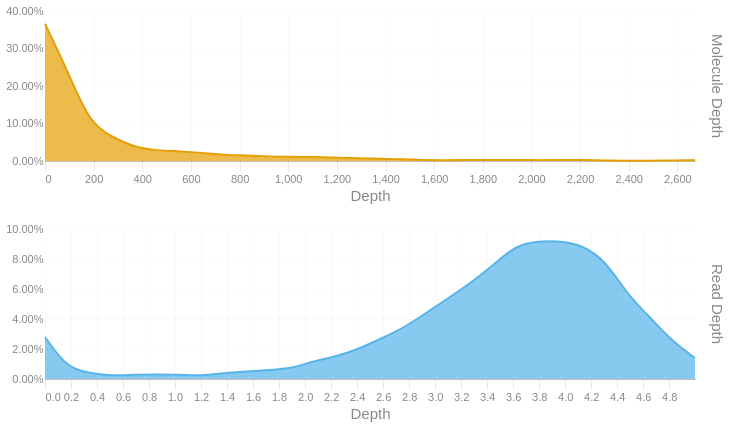

This figure's notebook cell:
### Code cell
readdep = depth_hist(tb['Read Depth'], q99, 3)
readdep = readdep.with_columns(pl.lit('Read Depth').alias('Metric'))
if not SKIPLR:
    moldep = depth_hist(tb['Molecule Depth'], mol_q99, 1)
    moldep = moldep.with_columns(pl.lit('Molecule Depth').alias('Metric'))
    _hist = pl.concat([readdep, moldep])
    _hist = _hist.filter(pl.col('Proportion') != 0)
    with SafeRender(_hist):
        (
            alt.Chart(_hist)        
            .mark_area(interpolate = "basis")
            .encode(
                x=alt.X('Bin:Q').scale(domainMin=0).axis(alt.Axis(title='Depth')),
                y = alt.Y('Proportion:Q', title = None).axis(format = '.2%'),
                color = alt.Color('Metric:N').legend(None),
                row = alt.Row("Metric:N").header(title = None, labelOrient = 'right'),
                tooltip = [
                    alt.Tooltip("Metric:N", title = "Metric"),
                    alt.Tooltip('Interval:N', title = "Depth Interval"),
                    alt.Tooltip('Proportion:Q', title = "% Alignments").format('.2%')
                ]
            )
            .resolve_scale(x='independent', y='independent')
            .properties(
                height = 150, width = 650,
                usermeta={'embedOptions': {'downloadFileName': f'{samplename}.depth.hist'}}
            )
        ).display()
else:
    readdep = readdep.filter(pl.col('Proportion') != 0)
    with SafeRender(readdep):
        (
            alt.Chart(readdep)        
            .mark_area(interpolate = "basis")
            .encode(
                x=alt.X('Bin:Q').scale(domainMin=0).axis(alt.Axis(title='Depth')),
                y = alt.Y('Proportion:Q', title = None).axis(format = '.2%'),
                tooltip = [
                    alt.Tooltip('Interval:N', title = "Depth Interval"),
                    alt.Tooltip('Proportion:Q', title = "% Alignments").format('.2%')
                ]
            )
            .properties(
                usermeta={'embedOptions': {'downloadFileName': f'{samplename}.depth.hist'}}
            )
        ).display()

### Figure 1 — Vega-Lite specification as saved in the notebook (floating-point values rounded to 4 significant figures)
{"width": 650, "height": 150, "config": {"title": {"anchor": "start", "dy": -15, "fontSize": 18, "color": "#888888", "subtitleColor": "#888888", "subtitleFontSize": 14}, "arc": {"fill": "#0072B2"}, "axis": {"domainColor": "#888888", "domainWidth": 0.5, "gridWidth": 0.2, "grid": false, "titleFontWeight": 400, "titleFontSize": 15, "labelFontSize": 11, "labelColor": "#888888", "tickColor": "#888888", "tickWidth": 0.2, "titleColor": "#888888"}, "axisBand": {"grid": false}, "axisX": {"grid": true, "tickSize": 10, "domainCap": "round"}, "axisY": {"domain": false, "grid": true, "tickSize": 0, "domainCap": "round"}, "background": "transparent", "header": {"labelFontSize": 15, "labelColor": "#888888", "titleFontSize": 15, "titleFontWeight": 600, "titleColor": "#888888"}, "legend": {"labelFont": "sans-serif", "labelFontSize": 12, "labelColor": "#888888", "symbolSize": 100, "symbolType": "circle", "titleFontSize": 12, "titlePadding": 10, "titleColor": "#888888", "title": null}, "range": {"category": ["#E69F00", "#56B4E9", "#009E73", "#F0E442", "#0072B2", "#D55E00", "#CC79A7", "#000000"], "diverging": ["#cfe8f3", "#a2d4ec", "#73bfe2", "#46abdb", "#1696d2", "#12719e"]}, "area": {"fill": "#0072B2", "fillOpacity": 0.7, "line": true, "strokeOpacity": 0.7}, "line": {"color": "#0072B2", "stroke": "#0072B2", "strokeWidth": 2}, "trail": {"color": "#0072B2", "stroke": "#0072B2", "strokeWidth": 0, "size": 1}, "point": {"filled": true, "fillOpacity": 1.0, "size": 95}, "text": {"color": "#888888", "fontSize": 11, "align": "right", "fontWeight": 400, "size": 11}, "bar": {"fill": "#0072B2", "stroke": null}, "view": {"stroke": null, "continuousWidth": 660, "continuousHeight": 400}}, "data": {"name": "data-3f7b6c0b408f343ec6b64b53aa5af2d1"}, "mark": {"type": "area", "interpolate": "basis"}, "encoding": {"color": {"field": "Metric", "legend": null, "type": "nominal"}, "row": {"field": "Metric", "header": {"title": null, "labelOrient": "right"}, "type": "nominal"}, "tooltip": [{"field": "Metric", "title": "Metric", "type": "nominal"}, {"field": "Interval", "title": "Depth Interval", "type": "nominal"}, {"field": "Proportion", "format": ".2%", "title": "% Alignments", "type": "quantitative"}], "x": {"axis": {"title": "Depth"}, "field": "Bin", "scale": {"domainMin": 0}, "type": "quantitative"}, "y": {"axis": {"format": ".2%"}, "field": "Proportion", "title": null, "type": "quantitative"}}, "resolve": {"scale": {"x": "independent", "y": "independent"}}, "usermeta": {"embedOptions": {"downloadFileName": "S3_Cooper_1783.depth.hist"}}, "$schema": "https://vega.github.io/schema/vega-lite/v6.1.0.json", "datasets": {"data-3f7b6c0b408f343ec6b64b53aa5af2d1": [{"Bin": 0.0, "Interval": "0.0-0.172", "Proportion": 0.028, "Metric": "Read Depth"}, {"Bin": 0.172, "Interval": "0.172-0.345", "Proportion": 0.007, "Metric": "Read Depth"}, {"Bin": 0.345, "Interval": "0.345-0.517", "Proportion": 0.004, "Metric": "Read Depth"}, {"Bin": 0.517, "Interval": "0.517-0.689", "Proportion": 0.002, "Metric": "Read Depth"}, {"Bin": 0.689, "Interval": "0.689-0.862", "Proportion": 0.003, "Metric": "Read Depth"}, {"Bin": 0.862, "Interval": "0.862-1.034", "Proportion": 0.003, "Metric": "Read Depth"}, {"Bin": 1.034, "Interval": "1.034-1.206", "Proportion": 0.003, "Metric": "Read Depth"}, {"Bin": 1.206, "Interval": "1.206-1.379", "Proportion": 0.002, "Metric": "Read Depth"}, {"Bin": 1.379, "Interval": "1.379-1.551", "Proportion": 0.004, "Metric": "Read Depth"}, {"Bin": 1.551, "Interval": "1.551-1.723", "Proportion": 0.005, "Metric": "Read Depth"}, {"Bin": 1.723, "Interval": "1.723-1.896", "Proportion": 0.006, "Metric": "Read Depth"}, {"Bin": 1.896, "Interval": "1.896-2.068", "Proportion": 0.007, "Metric": "Read Depth"}, {"Bin": 2.068, "Interval": "2.068-2.24", "Proportion": 0.012, "Metric": "Read Depth"}, {"Bin": 2.24, "Interval": "2.24-2.413", "Proportion": 0.015, "Metric": "Read Depth"}, {"Bin": 2.413, "Interval": "2.413-2.585", "Proportion": 0.02, "Metric": "Read Depth"}, {"Bin": 2.585, "Interval": "2.585-2.757", "Proportion": 0.027, "Metric": "Read Depth"}, {"Bin": 2.757, "Interval": "2.757-2.93", "Proportion": 0.034, "Metric": "Read Depth"}, {"Bin": 2.93, "Interval": "2.93-3.102", "Proportion": 0.044, "Metric": "Read Depth"}, {"Bin": 3.102, "Interval": "3.102-3.274", "Proportion": 0.054, "Metric": "Read Depth"}, {"Bin": 3.274, "Interval": "3.274-3.447", "Proportion": 0.064, "Metric": "Read Depth"}, {"Bin": 3.447, "Interval": "3.447-3.619", "Proportion": 0.076, "Metric": "Read Depth"}, {"Bin": 3.619, "Interval": "3.619-3.791", "Proportion": 0.089, "Metric": "Read Depth"}, {"Bin": 3.791, "Interval": "3.791-3.964", "Proportion": 0.092, "Metric": "Read Depth"}, {"Bin": 3.964, "Interval": "3.964-4.136", "Proportion": 0.092, "Metric": "Read Depth"}, {"Bin": 4.136, "Interval": "4.136-4.308", "Proportion": 0.089, "Metric": "Read Depth"}, {"Bin": 4.308, "Interval": "4.308-4.481", "Proportion": 0.079, "Metric": "Read Depth"}, {"Bin": 4.481, "Interval": "4.481-4.653", "Proportion": 0.056, "Metric": "Read Depth"}, {"Bin": 4.653, "Interval": "4.653-4.825", "Proportion": 0.041, "Metric": "Read Depth"}, {"Bin": 4.825, "Interval": "4.825-4.998", "Proportion": 0.025, "Metric": "Read Depth"}, {"Bin": 4.998, "Interval": "4.998-5.17", "Proportion": 0.014, "Metric": "Read Depth"}, {"Bin": 0.0, "Interval": "0.0-92.2", "Proportion": 0.366, "Metric": "Molecule Depth"}, {"Bin": 92.2, "Interval": "92.2-184.3", "Proportion": 0.241, "Metric": "Molecule Depth"}, {"Bin": 184.3, "Interval": "184.3-276.5", "Proportion": 0.1, "Metric": "Molecule Depth"}, {"Bin": 276.5, "Interval": "276.5-368.6", "Proportion": 0.064, "Metric": "Molecule Depth"}, {"Bin": 368.6, "Interval": "368.6-460.8", "Proportion": 0.036, "Metric": "Molecule Depth"}, {"Bin": 460.8, "Interval": "460.8-552.9", "Proportion": 0.028, "Metric": "Molecule Depth"}, {"Bin": 552.9, "Interval": "552.9-645.1", "Proportion": 0.026, "Metric": "Molecule Depth"}, {"Bin": 645.1, "Interval": "645.1-737.3", "Proportion": 0.022, "Metric": "Molecule Depth"}, {"Bin": 737.3, "Interval": "737.3-829.4", "Proportion": 0.016, "Metric": "Molecule Depth"}, {"Bin": 829.4, "Interval": "829.4-921.6", "Proportion": 0.015, "Metric": "Molecule Depth"}, {"Bin": 921.6, "Interval": "921.6-1013.7", "Proportion": 0.012, "Metric": "Molecule Depth"}, {"Bin": 1014.0, "Interval": "1013.7-1105.9", "Proportion": 0.011, "Metric": "Molecule Depth"}, {"Bin": 1106.0, "Interval": "1105.9-1198.0", "Proportion": 0.011, "Metric": "Molecule Depth"}, {"Bin": 1198.0, "Interval": "1198.0-1290.2", "Proportion": 0.009, "Metric": "Molecule Depth"}, {"Bin": 1290.0, "Interval": "1290.2-1382.4", "Proportion": 0.007, "Metric": "Molecule Depth"}, {"Bin": 1382.0, "Interval": "1382.4-1474.5", "Proportion": 0.006, "Metric": "Molecule Depth"}, {"Bin": 1474.0, "Interval": "1474.5-1566.7", "Proportion": 0.005, "Metric": "Molecule Depth"}, {"Bin": 1567.0, "Interval": "1566.7-1658.8", "Proportion": 0.002, "Metric": "Molecule Depth"}, {"Bin": 1659.0, "Interval": "1658.8-1751.0", "Proportion": 0.002, "Metric": "Molecule Depth"}, {"Bin": 1751.0, "Interval": "1751.0-1843.1", "Proportion": 0.003, "Metric": "Molecule Depth"}, {"Bin": 1843.0, "Interval": "1843.1-1935.3", "Proportion": 0.003, "Metric": "Molecule Depth"}, {"Bin": 1935.0, "Interval": "1935.3-2027.4", "Proportion": 0.003, "Metric": "Molecule Depth"}, {"Bin": 2027.0, "Interval": "2027.4-2119.6", "Proportion": 0.002, "Metric": "Molecule Depth"}, {"Bin": 2120.0, "Interval": "2119.6-2211.8", "Proportion": 0.003, "Metric": "Molecule Depth"}, {"Bin": 2212.0, "Interval": "2211.8-2303.9", "Proportion": 0.003, "Metric": "Molecule Depth"}, {"Bin": 2304.0, "Interval": "2303.9-2396.1", "Proportion": 0.001, "Metric": "Molecule Depth"}, {"Bin": 2396.0, "Interval": "2396.1-2488.2", "Proportion": 0.001, "Metric": "Molecule Depth"}, {"Bin": 2488.0, "Interval": "2488.2-2580.4", "Proportion": 0.001, "Metric": "Molecule Depth"}, {"Bin": 2580.0, "Interval": "2580.4-2672.5", "Proportion": 0.001, "Metric": "Molecule Depth"}, {"Bin": 2672.0, "Interval": "2672.5-2764.7", "Proportion": 0.002, "Metric": "Molecule Depth"}]}}
